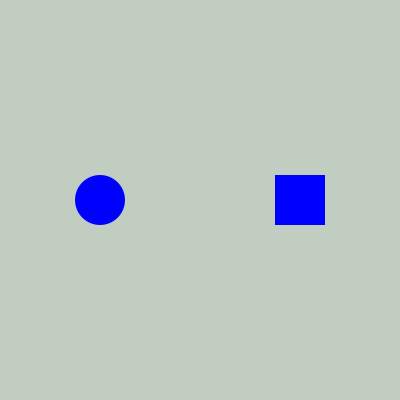
Frame 1 (no input)
Frame 60 (the mouse pressed at the canvas centre just before this capture): identical to frame 1, image omitted
Frame 120 (the mouse held since frame 60 and released just before this capture): identical to frame 1, image omitted

The Processing sketch that drew this single still picture (run headless with seeded random() and noise(); from frame 60 on, the mouse is pressed at the canvas centre):

// Processing sketch: processing_69047
// ── processing_69047.pde

// Travail de rattrapage - Boutons et boucles - Marc-André Brault

// Variables de base

int btCercleW = 50; // Taille
int btCercleH = 50;
int posXbtCercle = 100; // Position
int posYbtCercle = 200;

int btCarreW = 50; // Taille
int btCarreH = 50;
int posXbtCarre = 300; // Position
int posYbtCarre = 200;

// Variables etats
float i;
float compteurCarre;
float compteurCercle;
int etatCarre;
int etatCercle;
final int ON = 1;  // final quand on veut déterminer des mots-clés (ON au lieu de 1)
final int OFF = 0;

int nombreDeRayons = 20;
int longueurDesRayons = 50; 
float tranche = TWO_PI / nombreDeRayons;
float rads = 0;
float ratio = 0.75;
float x1, y1, x2, y2;

void setup () {
  size(400, 400);
  smooth();  
  
  etatCercle = OFF;
  etatCarre = OFF;
}

void draw() { 
  background(193, 205, 193); 
  
  // BtCarre
  
  if ( etatCarre == ON ) { 
    
    // Boucles des barres qui descendent
    i = 0;
    while ( i < compteurCarre ) {
      strokeWeight(5);
      stroke(#000000);
      line (0, i*20, width, i*20) ;
      i++;
    }
    compteurCarre = compteurCarre + 1 ;
    compteurCarre = constrain(compteurCarre, 0, 20);
    
    fill(255, 20, 147);
  }
  else {
    fill(0, 0, 255);

    if (compteurCarre > 0) {
      compteurCarre--;
    }
    
    // Boucle des barres qui remontent
    i = 0;
    while ( i < compteurCarre ) {
      strokeWeight(5);
      stroke(#000000);
      line (0, i*20, width, i*20);
      i++;
    }
  }  

  noStroke();
  rectMode(CENTER);
  rect(posXbtCarre, posYbtCarre, btCarreW, btCarreH); 

  // BtCercle

  strokeWeight(5);
  stroke(#000000);
  rads = 0; // Réinitialisation de la variable rads
  while ( rads < compteurCercle ) {
    x1 = posXbtCercle + cos(rads) * longueurDesRayons * ratio;
    y1 = posYbtCercle + sin(rads) * longueurDesRayons * ratio;
    x2 = posXbtCercle + cos(rads) * longueurDesRayons;
    y2 = posYbtCercle + sin(rads) * longueurDesRayons;
    line(x1, y1, x2, y2);
    rads = rads + tranche ;
  }

  if ( etatCercle == ON ) {
    if (compteurCercle < TWO_PI) {
      compteurCercle = compteurCercle + 0.3; // Création du cercle de droite à gauche
    }    
    fill(255, 20, 147);
  }
  else {
    if (compteurCercle > 0) {
      compteurCercle = compteurCercle - 0.3; // Création du cercle de gauche à droite, retour à zéro
    }     
    fill(0, 0, 255);
  }  

  noStroke();
  ellipse(posXbtCercle, posYbtCercle, btCercleW, btCercleH);  
}

void mousePressed() {
  // Bt cercle

  float distanceCercle = dist(mouseX, mouseY, posXbtCercle, posYbtCercle);

  if ( distanceCercle < 25 ) {
    if (etatCercle == OFF) {
      etatCercle = ON;
    }
    else if (etatCercle == ON) {
      etatCercle = OFF;
    }
  }

  // BtCarre

  if ( mouseX > posXbtCarre-btCarreW/2 && mouseX < posXbtCarre+btCarreW/2 && mouseY > posYbtCarre-btCarreH/2 && mouseY < posYbtCarre+btCarreH/2 ) {
    if (etatCarre == OFF) {
      etatCarre = ON;
    }
    else if (etatCarre == ON) {
      etatCarre = OFF;
    }
  }
}

void mouseReleased() {
  if ( mouseX > posXbtCarre-btCarreW/2 && mouseX < posXbtCarre+btCarreW/2 && mouseY > posYbtCarre-btCarreH/2 && mouseY < posYbtCarre+btCarreH/2 ) {
    etatCarre = OFF;
  }  
}
